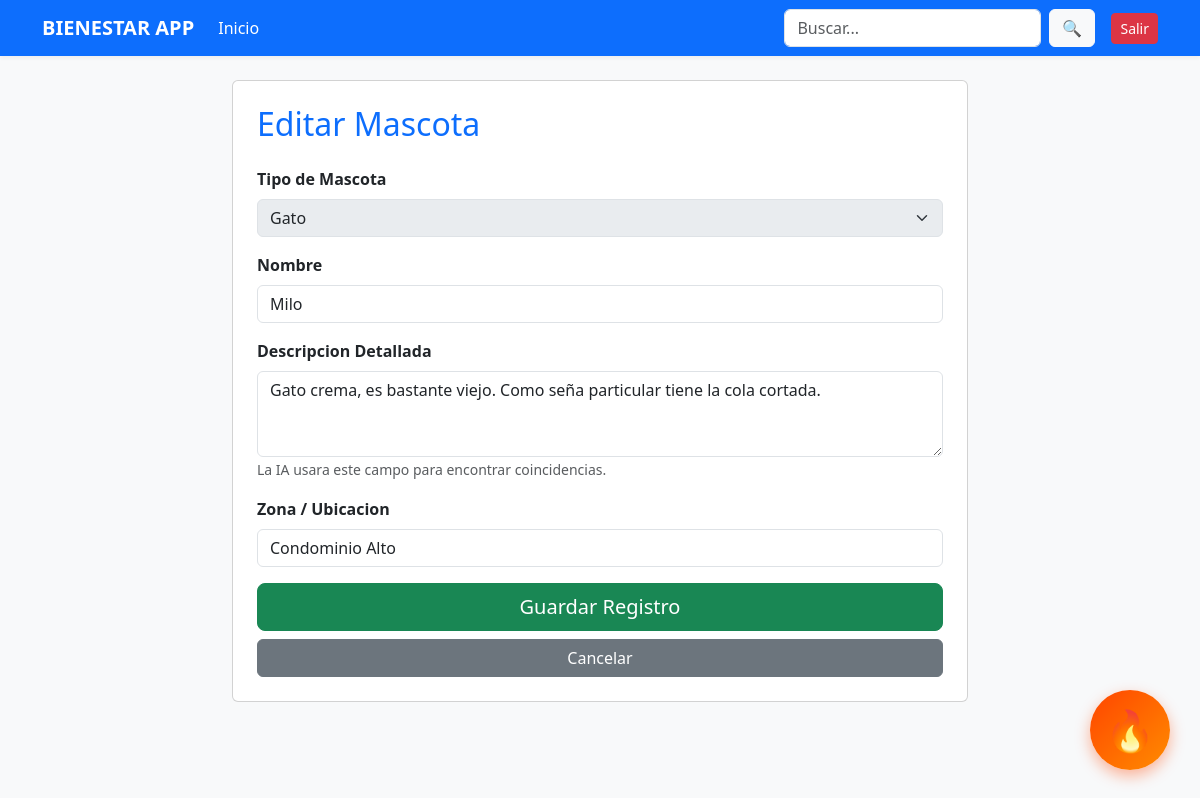
The page /editar/2/ (signed in) on the database its author committed.
### core/models.py (models this page shows, shortened)
class Mascota(models.Model):
    TIPO_CHOICES = [('Perro', 'Perro'), ('Gato', 'Gato')]
    nombre = models.CharField(max_length=100)
    tipo = models.CharField(max_length=10, choices=TIPO_CHOICES)
    descripcion = models.TextField()
    zona = models.CharField(max_length=100)
    fecha_reporte = models.DateTimeField(auto_now_add=True) #campos delformulario de creacion

### core/views.py (the view, shortened to what this page needs)
# urls.py: path('editar/<int:id>/', views.editar_mascota, name='editar_mascota'),
@login_required
def editar_mascota(request, id):
    mascota = get_object_or_404(Mascota, id=id)
    return render(request, 'form.html', {'mascota': mascota})

### core/templates/form.html (shortened to what this page needs)
{% extends 'base.html' %}
{% block content %}
<div class="row justify-content-center">
    <div class="col-md-8">
        <div class="card p-4">
            <h2 class="text-primary mb-4">{% if mascota %}Editar{% else %}Reportar{% endif %} Mascota</h2>
            <form method="post">
                <div class="mb-3">
                    <label class="form-label fw-bold">Tipo de Mascota</label>
                    <select name="tipo" class="form-select" {% if mascota %}disabled{% endif %}>
                        <option value="Gato" {% if mascota.tipo == "Gato" %}selected{% endif %}>Gato</option>
                    </select>
                </div>
                <div class="mb-3">
                    <label class="form-label fw-bold">Nombre</label>
                    <input type="text" name="nombre" class="form-control" value="{{ mascota.nombre|default:'' }}" required>
                </div>
                <div class="mb-3">
                    <label class="form-label fw-bold">Descripcion Detallada</label>
                    <textarea name="descripcion" class="form-control" rows="3" placeholder="Ej: Manchas negras, collar rojo... (Minimo 10 caracteres)" required>{{ mascota.descripcion|default:'' }}</textarea>
                    <small class="text-muted">La IA usara este campo para encontrar coincidencias.</small>
                </div>
                <div class="mb-3">
                    <label class="form-label fw-bold">Zona / Ubicacion</label>
                    <input type="text" name="zona" class="form-control" value="{{ mascota.zona|default:'' }}" required>
                </div>
                <div class="d-grid gap-2">
                    <button type="submit" class="btn btn-success btn-lg">Guardar Registro</button>
                    <a href="{% url 'lista_mascotas' %}" class="btn btn-secondary">Cancelar</a>
                </div>
            </form>
        </div>
    </div>
</div>
{% endblock %}

### core/templates/base.html (style rules this page uses)
body { background-color: #f8f9fa; }

### rows shown on the page
Mascota: tipo "Gato", nombre "Milo", descripcion "Gato crema, es bastante viejo. Como seña particular tiene la cola cortada.", zona "Condominio Alto"
